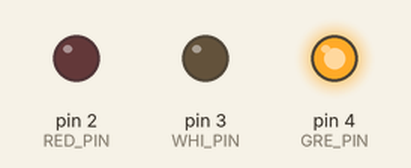
The sketch below on a simulated Arduino Uno, built with avr-gcc and run on an emulated ATmega328P. Shown: output pins drawn as LEDs (lit = HIGH).

Above: at 0.5 s.
At 1.5 s:
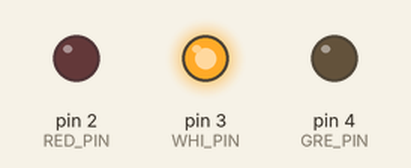
At 2.5 s:
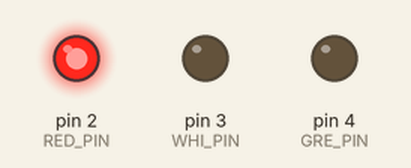
At 3.12 s:
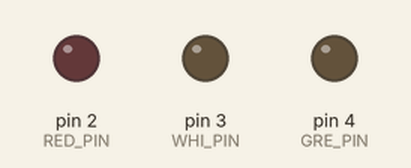
At 5.0 s:
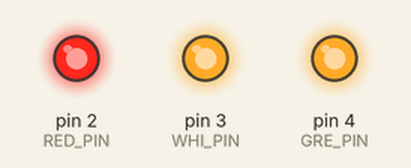
Timing chart, 0 to 7.5 s (numbered marks = the images above):
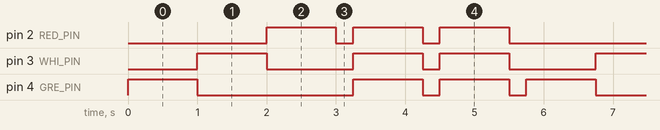

The sketch:

ItalyFlagFlash.ino
```cpp
/*
Alexis Renderos Italy Flag Color Flash Program
3/1/2015
This program makes 3 leds flash on pins 2, 3, and 4. They go off in sequence {2__, _3_, __4, 234, ___, 234, ___ LOOP} with some delay inbetween 234 bursts.
Underscores are the pins currently not enabled.
*/

const int RED_PIN = 2;
const int WHI_PIN = 3;
const int GRE_PIN = 4;

int DISPLAY_TIME = 100;


void setup()
{
  pinMode(RED_PIN, OUTPUT);
  pinMode(WHI_PIN, OUTPUT);
  pinMode(GRE_PIN, OUTPUT);
}


void loop()
{
  mainColors();
}

void mainColors()
{
  //green led
  digitalWrite(RED_PIN, LOW);
  digitalWrite(WHI_PIN, LOW);
  digitalWrite(GRE_PIN, HIGH);

  delay(1000);

  //white led
  digitalWrite(RED_PIN, LOW);
  digitalWrite(WHI_PIN, HIGH);
  digitalWrite(GRE_PIN, LOW);

  delay(1000);

  //red led
  digitalWrite(RED_PIN, HIGH);
  digitalWrite(WHI_PIN, LOW);
  digitalWrite(GRE_PIN, LOW);

  delay(1000);

  //DISP all then flash 2x

  //off
 digitalWrite(RED_PIN, LOW);
 digitalWrite(WHI_PIN, LOW);
 digitalWrite(GRE_PIN, LOW);

 delay(250);

 //on
 digitalWrite(RED_PIN, HIGH);
 digitalWrite(WHI_PIN, HIGH);
 digitalWrite(GRE_PIN, HIGH);

 delay(1000);

 //off
 digitalWrite(RED_PIN, LOW);
 digitalWrite(WHI_PIN, LOW);
 digitalWrite(GRE_PIN, LOW);

 delay(250);

 //on
 digitalWrite(RED_PIN, HIGH);
 digitalWrite(WHI_PIN, HIGH);
 digitalWrite(GRE_PIN, HIGH);

 delay(1000);

  //off
 digitalWrite(RED_PIN, LOW);
 digitalWrite(WHI_PIN, LOW);
 digitalWrite(GRE_PIN, LOW);

 delay(250);

}
```

Measured:
- by itself, pin 2 (RED_PIN): repeats every 5.8 s: 2 × (LOW 0.25 s, HIGH 1.0 s), LOW 2.3 s, HIGH 1.0 s
- by itself, pin 3 (WHI_PIN): repeats every 5.8 s: LOW 1.3 s, HIGH 1.0 s, LOW 0.25 s, HIGH 1.0 s, LOW 1.3 s, HIGH 1.0 s
- by itself, pin 4 (GRE_PIN): repeats every 5.8 s: LOW 2.3 s, 2 × (HIGH 1.0 s, LOW 0.25 s), HIGH 1.0 s
